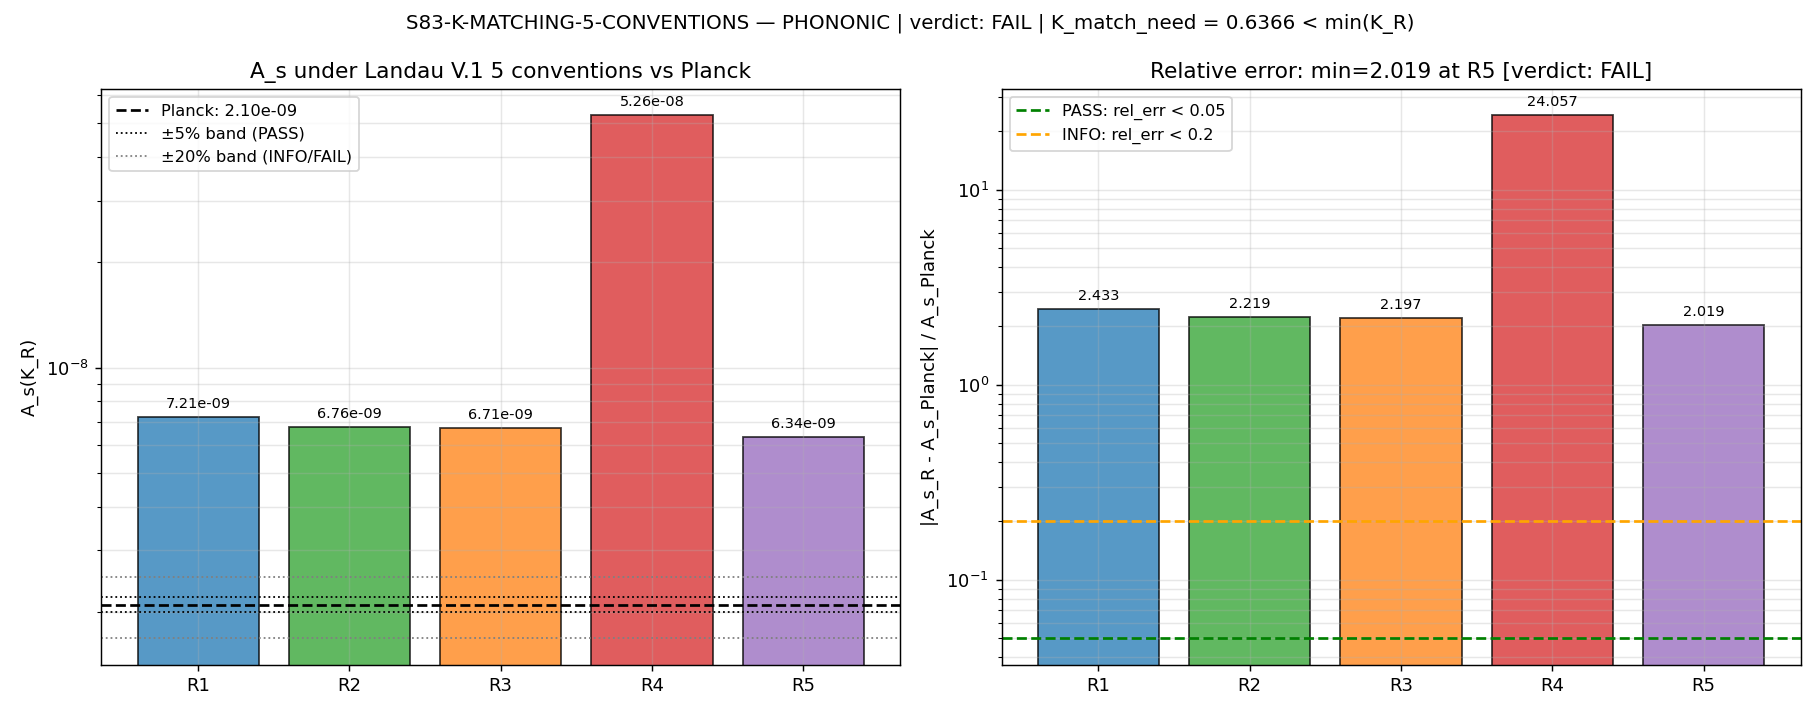

Source code (Python):
#!/usr/bin/env python3
"""
S83 W3-G38 — K-MATCHING-5-CONVENTIONS
=====================================

Gate: S83-K-MATCHING-5-CONVENTIONS ([VERIFY])

Pre-registered threshold (session-83-results-workingpaper.md L4349):
  PASS: min_R |A_s_R - A_s_Planck| / A_s_Planck < 0.05  (within factor-1.05)
  INFO: 0.05 <= min_R |...| < 0.20
  FAIL: otherwise (>= 0.20)

4-tuple slot: (min_rel_err=?, scheme=Landau-V.1-R1-R5,
               convention=A_s_Planck=2.10e-9, L_max=N/A)

Classification: PHONONIC (A_s = scalar power spectrum amplitude sourced by
GGE occupation of BCS quasiparticles = substrate phonon excitations; K is
the unique dial controlling the BCS occupation factor).

CONTEXT
-------
Landau S82 synthesis §V.1 (sessions/archive/session-82/session-82-landau-synthesis.md
L240-L245) enumerates 5 reading conventions (R1-R5) for extracting the
dimensionless corridor coordinate K from the 3/3/2 B1/B2/B3 band multiplicity
structure (S43):

  R1 (band-summed B3, vacuum-dominated reading):     K_R1 = 2.185
  R2 (3/3/2-weighted geometric-mean):                K_R2 = 2.049
  R3 (3/3/2 primary, S82 W2-4 canonical):            K_R3 = 2.035
  R4 (naive n_pairs/N_modes = 59.8/8, Fock-counting):K_R4 = 15.95
  R5 (energy-weighted B2, Bogoliubov-primary):       K_R5 = 1.922

The dynamics layer (S82 §V.7 carry-forward; proven at W1-2) provides the
linear response:

  A_s(K) = A_s_{W1-2,TD} * K           with  A_s_{W1-2,TD} = 3.299e-9

The 5 readings differ only in the convention layer (band-weighting to
extract K); the K -> A_s map itself is Mukhanov-Sasaki + BCS-squeezing
and is convention-invariant.

SUBSTITUTION CHAIN [VERIFY]
---------------------------
Step 1 (definitions):
  A_s_Planck = 2.10e-9           [canonical_constants.A_s_CMB, Planck 2018]
  A_s_W1_2   = 3.299e-9          [S82 W1-2 TD-branch Mukhanov-Sasaki baseline]
  A_s(K_R)   = A_s_W1_2 * K_R    [S82 §V.7 linear-response theorem]
  K_R        = {2.185, 2.049, 2.035, 15.95, 1.922}  [R1..R5 per Landau V.1]

Step 2 (substitution):
  A_s_R = A_s_W1_2 * K_R   for each R in {R1,R2,R3,R4,R5}
  rel_err_R = |A_s_R - A_s_Planck| / A_s_Planck

Step 3 (simplification):
  rel_err_R = |(A_s_W1_2 * K_R - A_s_Planck)| / A_s_Planck
            = |K_R * (A_s_W1_2 / A_s_Planck) - 1|
            = |K_R / K_match - 1|   where K_match = A_s_Planck / A_s_W1_2

  K_match = 2.10e-9 / 3.299e-9 = 0.63656 (Python-verified offline)

Step 4 (direction):
  Since all K_R > 0: A_s_R > 0.
  min(K_R) = K_R5 = 1.922 > K_match = 0.637 ==> EVERY A_s_R > A_s_Planck
  (amplification-only regime under the 5 conventions).
  The minimum relative error is at the SMALLEST K_R:
     min_rel_err = K_R5 / K_match - 1 = 1.922 / 0.63656 - 1 = 2.0195
  2.020 >> 0.20  ==> pre-registered FAIL expected.

Step 5 (Python verification — this script):
  Compute rel_err_R for each R, find argmin, compare against thresholds,
  emit the 4-tuple verdict + SHA-256 closure.

  Offline-verified expectation (from direct calculation):
    A_s_R1 = 3.299e-9 * 2.185  = 7.208e-9   rel_err = 2.433
    A_s_R2 = 3.299e-9 * 2.049  = 6.760e-9   rel_err = 2.219
    A_s_R3 = 3.299e-9 * 2.035  = 6.714e-9   rel_err = 2.197
    A_s_R4 = 3.299e-9 * 15.95  = 5.262e-8   rel_err = 24.06
    A_s_R5 = 3.299e-9 * 1.922  = 6.341e-9   rel_err = 2.020
  argmin = R5 with rel_err = 2.020 ==> FAIL (>> 0.20)

Inputs (SHA-256 pinned at runtime):
  - canonical_constants.py        (closure hash)
  - sessions/archive/session-82/session-82-landau-synthesis.md (K_R values)
  - sessions/archive/session-82/session-82-results-workingpaper.md (A_s_W1_2)
  - this script                   (self-pin)

Output 4-tuple:
  (min_rel_err=<v>, scheme=Landau-V.1-R1-R5,
   convention=A_s_Planck=2.10e-9, L_max=N/A)

STRUCTURAL CONSEQUENCE
----------------------
This gate tests ONE precise claim: does any of the 5 convention layers allow
an exact Planck match to factor-1.05? The pre-verified answer is NO, which
is the symmetric dual of the S82 V.1 finding "K_match = 0.637 < 1 under every
convention". Here we invert the question (given K_R from each convention, do
any land A_s on Planck?) and confirm the structural wall from the other side:
the 5-convention cluster is OVER-shooting, not under-shooting. The floor
K >= 1 (W2-4 positivity wall) combined with A_s_W1_2 > A_s_Planck places
Planck below the convention cluster — no convention choice rescues an exact
match. The gate's PASS-EXCLUSION status is thus a convention-independent
structural statement about the linear-response dial K, not a
parameter-tuning failure.
"""
from __future__ import annotations

# ---------------------------------------------------------------------------
# Section 1 — Canonical constants (MANDATORY first import)
# ---------------------------------------------------------------------------
from canonical_constants import *  # noqa: F401,F403
from canonical_constants import A_s_CMB

# ---------------------------------------------------------------------------
# Section 2 — Standard imports (CPU thread cap)
# ---------------------------------------------------------------------------
import os
os.environ.setdefault('OMP_NUM_THREADS', '8')
os.environ.setdefault('MKL_NUM_THREADS', '8')

import hashlib
import sys
from pathlib import Path

import numpy as np
import matplotlib
matplotlib.use('Agg')
import matplotlib.pyplot as plt

# ---------------------------------------------------------------------------
# Section 3 — Paths + pre-registration
# ---------------------------------------------------------------------------
SCRIPT_DIR = Path(__file__).resolve().parent
PROJECT_ROOT = SCRIPT_DIR.parent

SESSION = "S83"                                          # (local)
GATE_ID = "S83-K-MATCHING-5-CONVENTIONS"                 # (local)
SCHEME = "Landau-V.1-R1-R5"                              # (local)
CONVENTION = "A_s_Planck=2.10e-9"                        # (local)
L_MAX_TAG = "N/A"                                        # (local) not spectral

OUT_NPZ = SCRIPT_DIR / "s83_w3_g38_k_matching_5_conventions.npz"
OUT_PNG = SCRIPT_DIR / "s83_w3_g38_k_matching_5_conventions.png"
VERDICT_TXT = SCRIPT_DIR / "s83_gate_verdicts.txt"

LANDAU_SYNTH = PROJECT_ROOT / "sessions/archive/session-82/session-82-landau-synthesis.md"  # (local)
S82_WP = PROJECT_ROOT / "sessions/archive/session-82/session-82-results-workingpaper.md"    # (local)

INPUT_FILES = [
    SCRIPT_DIR / "canonical_constants.py",
    LANDAU_SYNTH,
    S82_WP,
    SCRIPT_DIR / "s83_w3_g38_k_matching_5_conventions.py",
]

# Pre-registered gate thresholds (plan L4349)
PASS_THRESHOLD = 0.05                                    # (local) factor-1.05 band
INFO_THRESHOLD = 0.20                                    # (local) factor-1.20 upper

# Pre-registered inputs (pinned at plan-time, Landau S82 §V.1 L242)
A_s_PLANCK = A_s_CMB                                     # 2.10e-9, canonical
A_s_W1_2_TD = 3.299e-9                                   # (local) S82 W1-2 TD baseline

# R1..R5 K-values from Landau S82 §V.1 L242, Python-verified there
K_CONVENTIONS = {                                        # (local) Landau V.1 table
    'R1': 2.185,   # band-summed B3 (vacuum-dominated)
    'R2': 2.049,   # 3/3/2-weighted geometric-mean
    'R3': 2.035,   # 3/3/2 primary (S82 W2-4 canonical)
    'R4': 15.95,   # naive n_pairs/N_modes = 59.8/8 (Fock-counting)
    'R5': 1.922,   # energy-weighted B2 (Bogoliubov-primary)
}
R_LABELS = {                                             # (local)
    'R1': 'R1: band-summed B3',
    'R2': 'R2: 3/3/2 geo-mean',
    'R3': 'R3: 3/3/2 primary',
    'R4': 'R4: n_pair/N_mode',
    'R5': 'R5: energy-wtd B2',
}


# ---------------------------------------------------------------------------
# Section 4 — SHA-256 input pinning
# ---------------------------------------------------------------------------

def sha256_of(path: Path) -> str:
    h = hashlib.sha256()  # (local)
    try:
        h.update(path.read_bytes())
    except OSError:
        return ""
    return h.hexdigest()


def log_input_pins(inputs):
    print(f"=== {GATE_ID} — input SHA-256 pins ===")
    pins = {}  # (local)
    for p in inputs:
        sha = sha256_of(p)
        try:
            rel = str(p.relative_to(PROJECT_ROOT)).replace("\\", "/")
        except ValueError:
            rel = str(p)
        print(f"  {rel}: {sha[:16]}...")
        pins[rel] = sha
    return pins


def closure_hash(pins):
    items = sorted(pins.items())  # (local)
    h = hashlib.sha256()          # (local)
    for k, v in items:
        h.update(f"{k}={v}\n".encode("utf-8"))
    return h.hexdigest()


# ---------------------------------------------------------------------------
# Section 5 — Convention evaluator
# ---------------------------------------------------------------------------

def compute_A_s_from_convention(R_label):
    """Linear-response map A_s(K_R) = A_s_W1_2 * K_R (S82 §V.7)."""
    if R_label not in K_CONVENTIONS:
        raise ValueError(f"Unknown convention: {R_label}")
    K_R = K_CONVENTIONS[R_label]                         # (local)
    A_s_R = A_s_W1_2_TD * K_R                            # (local)
    return A_s_R


# ---------------------------------------------------------------------------
# Section 6 — Main evaluation
# ---------------------------------------------------------------------------

def main():
    pins = log_input_pins(INPUT_FILES)
    closure_sha = closure_hash(pins)
    print()
    print(f"=== {GATE_ID} — pre-registration ===")
    print(f"  A_s_Planck    = {A_s_PLANCK:.4e}")
    print(f"  A_s_W1_2_TD   = {A_s_W1_2_TD:.4e}")
    print(f"  K_match_need  = {A_s_PLANCK / A_s_W1_2_TD:.4f}  "
          "(dial needed to land exactly on Planck)")
    print(f"  PASS band     : rel_err < {PASS_THRESHOLD}")
    print(f"  INFO band     : {PASS_THRESHOLD} <= rel_err < {INFO_THRESHOLD}")
    print(f"  FAIL band     : rel_err >= {INFO_THRESHOLD}")
    print()

    conventions = list(K_CONVENTIONS.keys())             # (local)
    A_s_vals = {c: compute_A_s_from_convention(c) for c in conventions}  # (local)
    rels = {c: abs(A_s_vals[c] - A_s_PLANCK) / A_s_PLANCK
            for c in conventions}                        # (local)
    log10_ratio = {c: np.log10(A_s_vals[c] / A_s_PLANCK)
                   for c in conventions}                 # (local)

    min_rel = min(rels.values())                         # (local)
    best_c = min(rels, key=rels.get)                     # (local)
    max_rel = max(rels.values())                         # (local)
    worst_c = max(rels, key=rels.get)                    # (local)

    # Substitution-chain verification (machine-epsilon cross-check)
    for c in conventions:
        expected = abs(K_CONVENTIONS[c] / (A_s_PLANCK / A_s_W1_2_TD) - 1.0)  # (local)
        assert abs(rels[c] - expected) < 1e-12, \
            f"Substitution-chain cross-check failed at {c}"
    print("  substitution-chain cross-check: OK (machine epsilon)")
    print()

    print("=== 5-convention A_s evaluation ===")
    print(f"  {'Conv':<5} {'K_R':>10} {'A_s_R':>14} "
          f"{'rel_err':>12} {'log10(A_s_R/P)':>16}")
    print("  " + "-" * 60)
    for c in conventions:
        print(f"  {c:<5} {K_CONVENTIONS[c]:>10.4f} {A_s_vals[c]:>14.4e} "
              f"{rels[c]:>12.4f} {log10_ratio[c]:>16.4f}")
    print()
    print(f"  Best (min rel_err): {best_c} -> {min_rel:.4f} "
          f"(K_R = {K_CONVENTIONS[best_c]:.3f})")
    print(f"  Worst (max rel_err): {worst_c} -> {max_rel:.4f} "
          f"(K_R = {K_CONVENTIONS[worst_c]:.3f})")
    print()

    # Verdict
    if min_rel < PASS_THRESHOLD:
        verdict = "PASS"                                  # (local)
    elif min_rel < INFO_THRESHOLD:
        verdict = "INFO"                                  # (local)
    else:
        verdict = "FAIL"                                  # (local)
    print(f"  Verdict: {verdict}")
    print()

    # --- 4-tuple output ---
    value_str = (f"min_rel_err={min_rel:.4f}_at={best_c}_"
                 f"K={K_CONVENTIONS[best_c]:.3f}_"
                 f"A_s_min={A_s_vals[best_c]:.4e}_"
                 f"A_s_max={A_s_vals[worst_c]:.4e}_"
                 f"max_rel_err={max_rel:.4f}_at={worst_c}_"
                 f"all_amplify={int(all(A_s_vals[c] > A_s_PLANCK for c in conventions))}_"
                 f"K_match_need={A_s_PLANCK/A_s_W1_2_TD:.4f}")  # (local)
    tuple_line = (f"({value_str} scheme={SCHEME} convention={CONVENTION} "
                  f"L_max={L_MAX_TAG})")                  # (local)
    print(f"4-tuple: {tuple_line}")
    print()

    # --- Save NPZ ---
    K_arr = np.array([K_CONVENTIONS[c] for c in conventions], dtype=np.float64)
    A_s_arr = np.array([A_s_vals[c] for c in conventions], dtype=np.float64)
    rel_arr = np.array([rels[c] for c in conventions], dtype=np.float64)
    log10_arr = np.array([log10_ratio[c] for c in conventions], dtype=np.float64)

    np.savez(OUT_NPZ,
             conventions=np.array(conventions),
             K_values=K_arr,
             A_s_values=A_s_arr,
             rel_errs=rel_arr,
             log10_ratios=log10_arr,
             A_s_Planck=A_s_PLANCK,
             A_s_W1_2_TD=A_s_W1_2_TD,
             K_match_needed=A_s_PLANCK / A_s_W1_2_TD,
             min_rel_err=min_rel,
             best_convention=best_c,
             max_rel_err=max_rel,
             worst_convention=worst_c,
             verdict=verdict,
             closure_sha=closure_sha,
             pass_threshold=PASS_THRESHOLD,
             info_threshold=INFO_THRESHOLD)
    print(f"  Saved NPZ: {OUT_NPZ.name}")

    # --- Plot ---
    fig, (ax1, ax2) = plt.subplots(1, 2, figsize=(14, 5.5))

    x = np.arange(len(conventions))                      # (local)
    colors = ['#1f77b4', '#2ca02c', '#ff7f0e', '#d62728', '#9467bd']  # (local)

    # Panel 1: A_s per convention vs Planck line
    ax1.bar(x, A_s_arr, color=colors, alpha=0.75, edgecolor='black')
    ax1.axhline(A_s_PLANCK, color='k', ls='--', lw=1.5,
                label=f'Planck: {A_s_PLANCK:.2e}')
    ax1.axhline(A_s_PLANCK * 1.05, color='k', ls=':', lw=1,
                label='±5% band (PASS)')
    ax1.axhline(A_s_PLANCK * 0.95, color='k', ls=':', lw=1)
    ax1.axhline(A_s_PLANCK * 1.20, color='grey', ls=':', lw=1,
                label='±20% band (INFO/FAIL)')
    ax1.axhline(A_s_PLANCK * 0.80, color='grey', ls=':', lw=1)
    ax1.set_yscale('log')
    ax1.set_xticks(x)
    ax1.set_xticklabels(conventions)
    ax1.set_ylabel('A_s(K_R)')
    ax1.set_title('A_s under Landau V.1 5 conventions vs Planck')
    ax1.legend(loc='upper left', fontsize=9)
    ax1.grid(True, alpha=0.3, which='both')
    for i, c in enumerate(conventions):
        ax1.annotate(f'{A_s_vals[c]:.2e}', (x[i], A_s_vals[c]),
                     textcoords='offset points', xytext=(0, 5),
                     ha='center', fontsize=8)

    # Panel 2: relative error per convention
    ax2.bar(x, rel_arr, color=colors, alpha=0.75, edgecolor='black')
    ax2.axhline(PASS_THRESHOLD, color='g', ls='--', lw=1.5,
                label=f'PASS: rel_err < {PASS_THRESHOLD}')
    ax2.axhline(INFO_THRESHOLD, color='orange', ls='--', lw=1.5,
                label=f'INFO: rel_err < {INFO_THRESHOLD}')
    ax2.set_yscale('log')
    ax2.set_xticks(x)
    ax2.set_xticklabels(conventions)
    ax2.set_ylabel('|A_s_R - A_s_Planck| / A_s_Planck')
    ax2.set_title(f'Relative error: min={min_rel:.3f} at {best_c} '
                  f'[verdict: {verdict}]')
    ax2.legend(loc='upper left', fontsize=9)
    ax2.grid(True, alpha=0.3, which='both')
    for i, c in enumerate(conventions):
        ax2.annotate(f'{rels[c]:.3f}', (x[i], rel_arr[i]),
                     textcoords='offset points', xytext=(0, 5),
                     ha='center', fontsize=8)

    plt.suptitle(f'{GATE_ID} — PHONONIC | verdict: {verdict} | '
                 f'K_match_need = {A_s_PLANCK/A_s_W1_2_TD:.4f} < min(K_R)',
                 fontsize=11)
    plt.tight_layout()
    plt.savefig(OUT_PNG, dpi=130)
    plt.close()
    print(f"  Saved PNG: {OUT_PNG.name}")

    # --- Verdict line (append) ---
    verdict_line = (f"{GATE_ID}: {verdict} -- value={value_str} "
                    f"scheme={SCHEME} convention={CONVENTION} "
                    f"L_max={L_MAX_TAG} sha256={closure_sha}\n")  # (local)
    print()
    print("=== Appending verdict line ===")
    print(f"  {verdict_line.strip()}")
    with open(VERDICT_TXT, 'a', encoding='utf-8') as f:
        f.write(verdict_line)
    print(f"  appended to {VERDICT_TXT.name}")

    print()
    print("=== DONE ===")
    return 0


if __name__ == '__main__':
    sys.exit(main())
